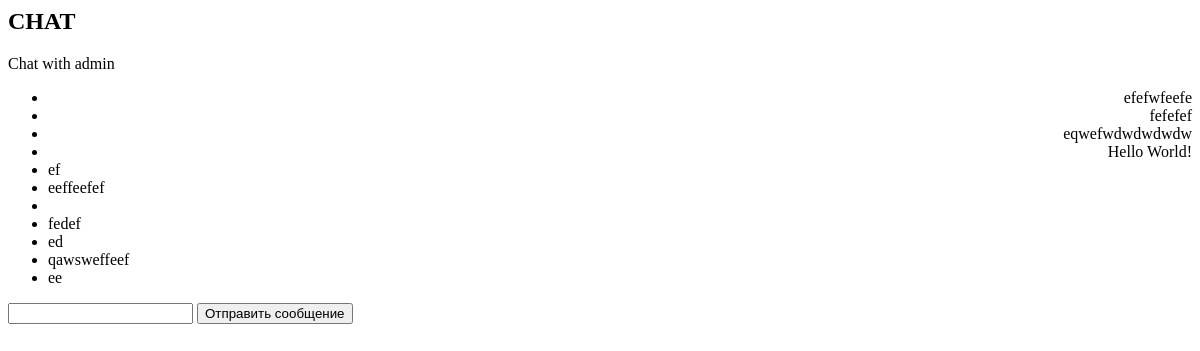
Page /chat/open_chat/1 (signed in) on the earlier database version.
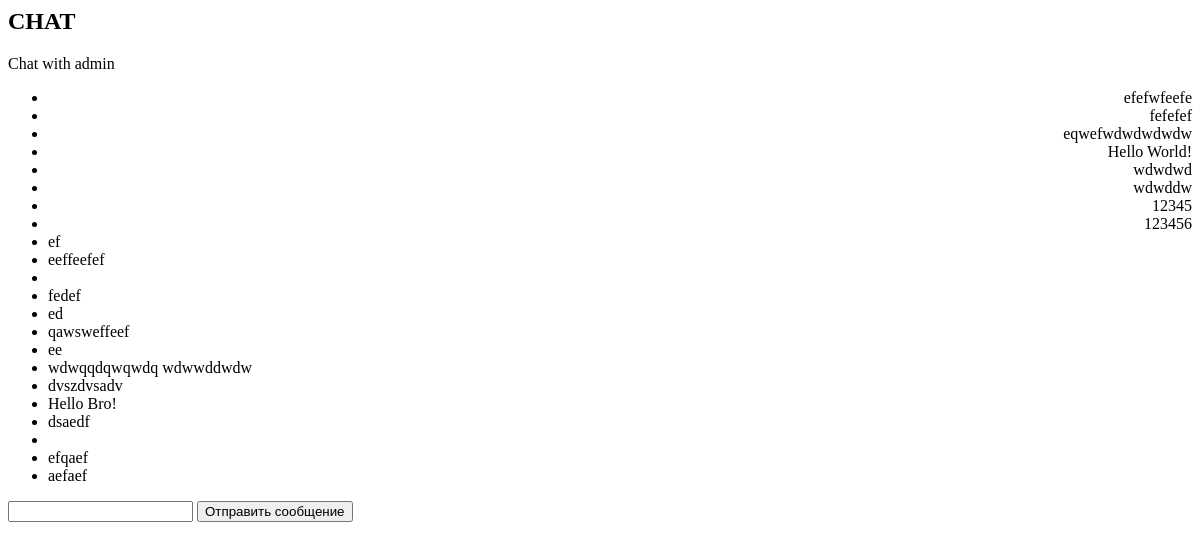
Same page on the later database version.
### chat/models.py (models this page shows, shortened)
class ChatMessage(models.Model):
    msg_from = models.ForeignKey(User, on_delete=models.SET_NULL, related_name="outgoing_messages", null=True)
    msg_to = models.ForeignKey(User, on_delete=models.SET_NULL, related_name="incoming_messages", null=True)
    publicated_at = models.DateTimeField(default=timezone.now, blank=True)
    text = models.TextField()
    deleted = models.BooleanField(default=False)
    created_at = models.DateTimeField(auto_now_add=True)

### chat/views.py (the view)
# urls.py: path("open_chat/<int:user_id>", views.open_chat, name="open_chat"),
@login_required()
def open_chat(request, user_id):
    messages = ChatMessage.objects.filter(Q(msg_from=request.user, msg_to=user_id) | Q(msg_from=user_id, msg_to=request.user))
    if user_id == request.user.pk:
        raise HTTPError(404)
    companion = get_object_or_404(User, pk=user_id)
    message_data = MessageSerializer(messages, many=True)
    companion_data = UserSerializer(companion)
    data = {
        "messages": message_data.data,
        "companion": companion_data.data,
    }
    response = render(request, "chat/index.html", {"messages":messages, "companion":companion, "data":data})
    response.set_cookie(key="secret_key", value=request.user.id)
    return response

### chat/serializers.py (called while the page is built)
    def to_representation(self, instance):
        data = super().to_representation(instance)
        if (instance.deleted):
            data["text"] = None
            data["chatimage_set"] = []
        return data

    def to_representation(self, instance):
        data = super().to_representation(instance)
        return data

### chat/templates/chat/index.html (shortened to what this page needs)
{% load static %}
<h2>CHAT</h2>
<div>Chat with {{ companion.username }}</div>
<ul>
    {% for msg in messages %}
    <li>
        <div style="text-align:{% if companion.id == msg.msg_from.id %}left;{% else %}right;{% endif %}">
            {{ msg.text }}
        </div>
    </li>
    {% endfor %}
</ul>
<form id="form">
    <input type="text" id="input">
    <button type="submit">Отправить сообщение</button>
</form>

Differences in the rows shown:
added ChatMessage: text "wdwdwd"
added ChatMessage: text "wdwddw"
added ChatMessage: text "12345"
added ChatMessage: text "123456"
added ChatMessage: text "wdwqqdqwqwdq wdwwddwdw"
added ChatMessage: text "dvszdvsadv"
added ChatMessage: text "Hello Bro!"
added ChatMessage: text "dsaedf"
added ChatMessage: text "efqaef"
added ChatMessage: text "aefaef"
